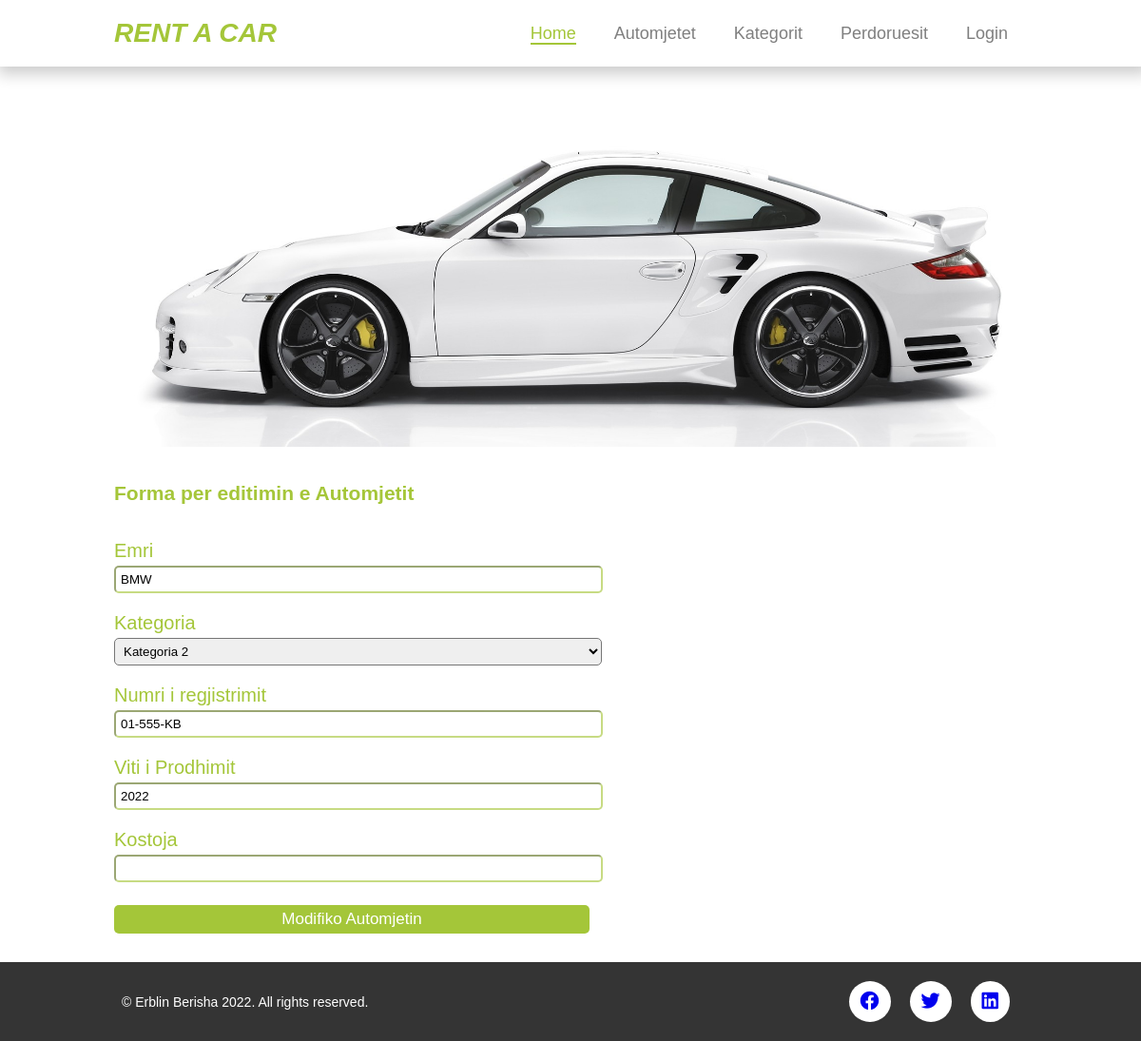
/shto_modifiko_automjete.php?autoid=1, run on an earlier commit of the app's database.
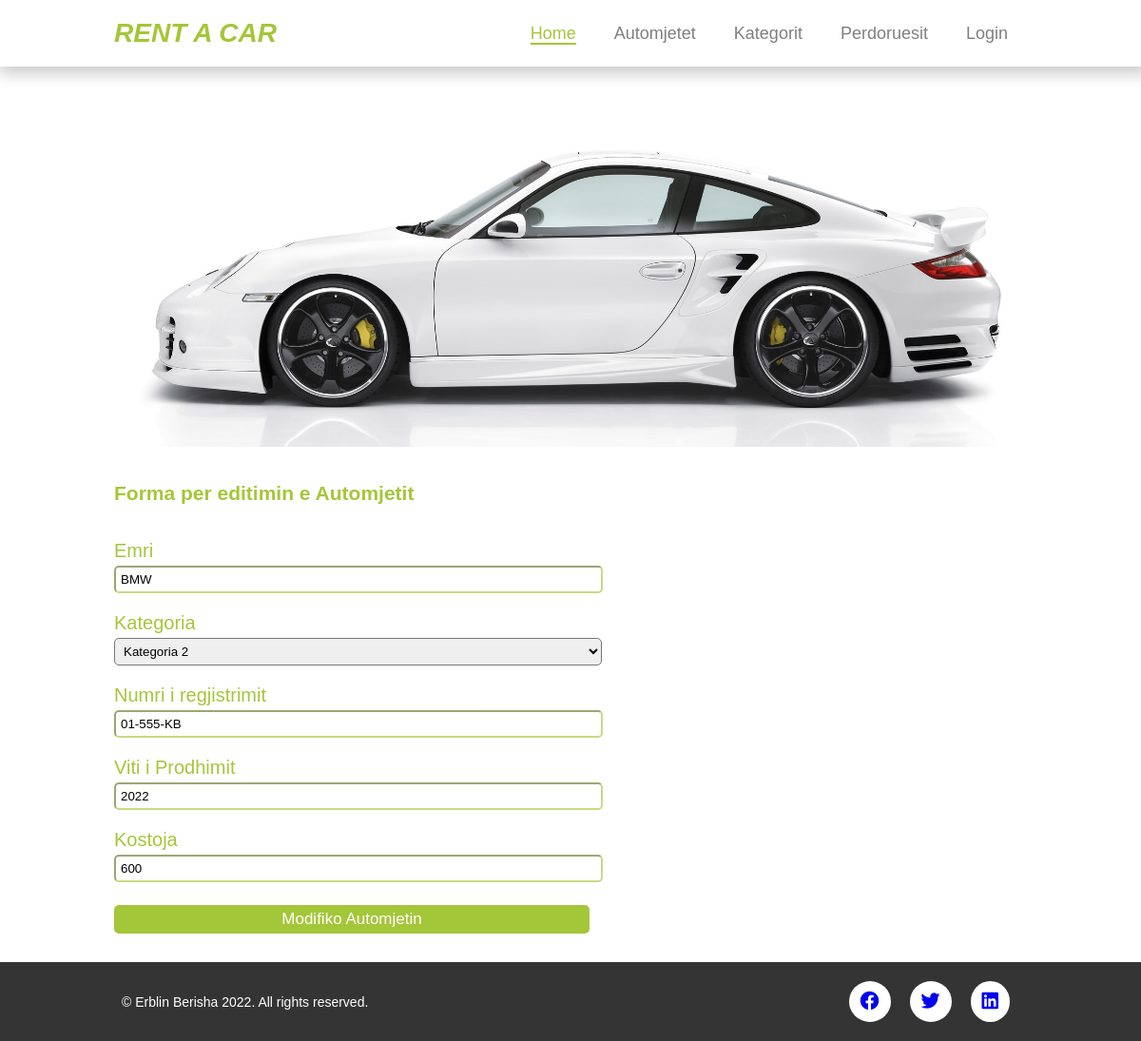
And on a later commit of the database.
### tables this page shows
CREATE TABLE `automjetet` (
  `automjetiid` int(11) NOT NULL,
  `kategoriid` int(11) DEFAULT NULL,
  `emri` varchar(50) DEFAULT NULL,
  `nrregjistrimi` varchar(50) DEFAULT NULL,
  `vitiprodhimit` int(6) DEFAULT NULL,
  `cmimi` varchar(50) DEFAULT NULL
);

CREATE TABLE `kategorit` (
  `kategoriid` int(11) NOT NULL,
  `emri` varchar(30) NOT NULL,
  `pershkrimi` varchar(50) NOT NULL
);

### inc/functions.php (called while the page is built, shortened)
<?php
function merrAutomjetId($automjetiid)
{
    global $dbconn;
    $sql = "SELECT a.emri, k.kategoriid, k.pershkrimi, a.nrregjistrimi, a.vitiprodhimit, a.cmimi ";
    $sql .= " FROM automjetet a INNER JOIN kategorit k ON a.kategoriid = k.kategoriid ";
    $sql .= "WHERE automjetiid = $automjetiid";
    $res = mysqli_query($dbconn, $sql);
    return mysqli_fetch_assoc($res);
}
?>

### shto_modifiko_automjete.php (the view, shortened to what this page needs)
<?php
include 'inc/header.php';
    if($_GET['autoid'])
{
    $automjetiid = $_GET['autoid'];
    $automjeti = merrAutomjetId($automjetiid);
    $emri = $automjeti['emri'];
    $kategoriid = $automjeti['kategoriid'];
    $pershkrimi = $automjeti['pershkrimi'];
    $nrregjistrimi = $automjeti['nrregjistrimi'];
    $vitiprodhimit = $automjeti['vitiprodhimit'];
    $cmimi = $automjeti['cmimi'];
}
?>
<section class="section-shto-modifiko container">
    <div class="image">
        <img src="img/car8.jpg" alt="">
    </div>
    <div class="forma">
        <br>
        <br>
        <?php
            if(!isset($_GET['autoid']))
            {
                echo  "<h1>Forma per shtimin e Automjetit</h1>";
            }
            else
            {
                echo "<h1>Forma per editimin e Automjetit</h1>";
            }
        ?>
        <br>
        <form action="#" method="post">
            <div class="inputAndLabels">
                <label for="emri">Emri</label> <br>
                <input type="text" id="emri" name="emri"
                value="<?php if(!empty($emri)) echo "$emri"?>">
            </div>
            <div class="inputAndLabels">
                <label for="kategoriid">Kategoria</label> <br>
                <select id="kategoriid" name="kategoriid">
                    <?php
                     if(!isset($_GET['autoid']))
                     {
                        echo "<option value=''>Kategoria</option>";
                        $kategori = merrKategori();
                        while ($kategorit = mysqli_fetch_assoc($kategori))
                        {
                            $kategoriid=$kategorit['kategoriid'];
                            $pershkrimi=$kategorit['pershkrimi'];
                            echo "<option value='{$kategoriid}'>$pershkrimi</option>";
                        }
                     }
                    else
                    {
                        echo "<option value='{$kategoriid}'>$pershkrimi</option>";
                    }
                    ?>
                </select>
            </div>
            <div class="inputAndLabels">
                <label for="nrRegjistrimit">Numri i regjistrimit</label> <br>
                <input type="text" id="nrregjistrimi" name="nrregjistrimi"
                value="<?php if(!empty($nrregjistrimi)) echo "$nrregjistrimi" ?>">
            </div>
            <div class="inputAndLabels">
                <label for="pershkrimi">Viti i Prodhimit</label> <br>
                <input type="number" min="1900" max="2023" step="1" id="vitiprodhimit" name="vitiprodhimit"
                value="<?php if(!empty($vitiprodhimit)) echo "$vitiprodhimit" ?>">
            </div>
            <div class="inputAndLabels">
                <label for="kostoja">Kostoja</label> <br>
                <input type="number" id="cmimi" name="cmimi"
                value="<?php if(!empty($cmimi)) echo "$cmimi"?>">
            </div>
            <div class="inputAndLabels">
                <div class="butonat">
                    <?php
                        if(!isset($_GET['autoid'])){
                            echo "<input id='shtokategori' type='submit'
                            name='shtoAutomjet' class='shtoModifiko' value='Shto Automjetin'>";
                        }
                        else{
                            echo "<input id='modifikokategori' type='submit'
                            name='modifikoAutomjet' class='shtoModifiko' value='Modifiko Automjetin'>";
                        }
                    ?>
                </div>
            </div>
        </form>
    </div>
</section>
<?php include 'inc/footer.php'; ?>

What changed in the data, as far as the page shows it:
changed automjetet "BMW": cmimi (not shown) → "600"
